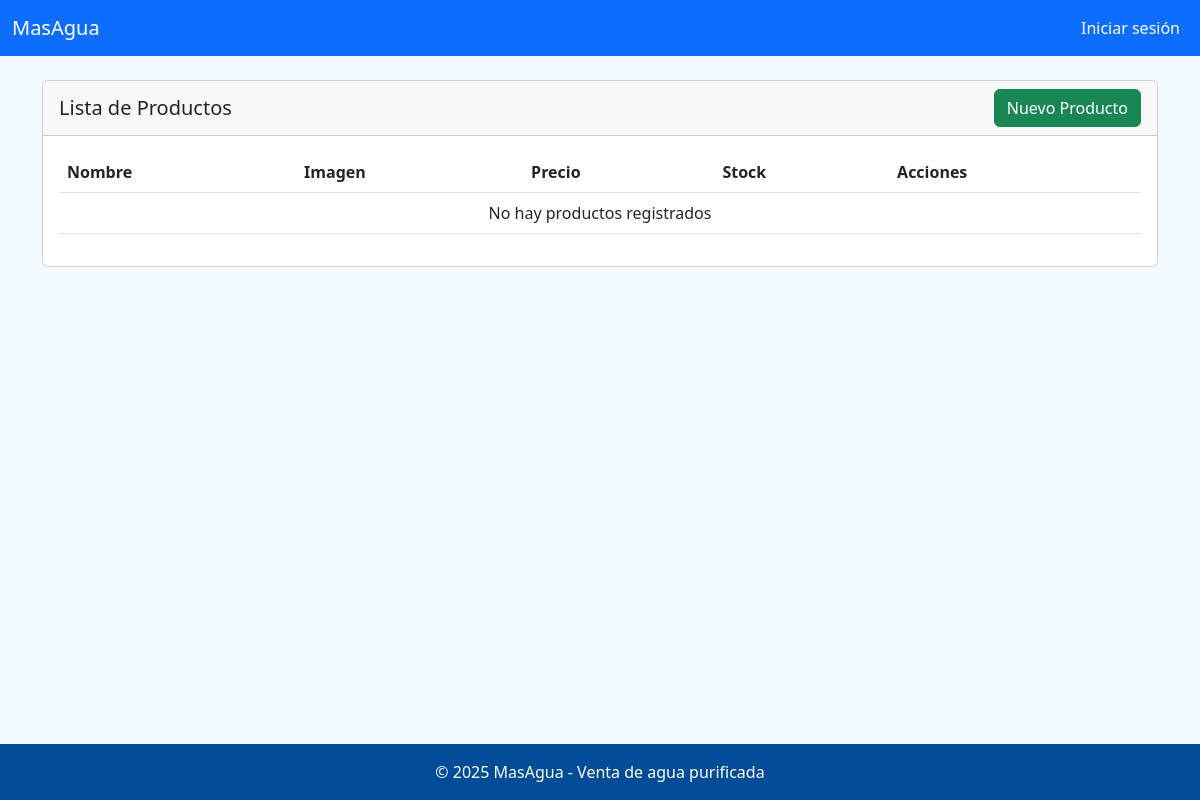
Page /lista on the earlier database version.
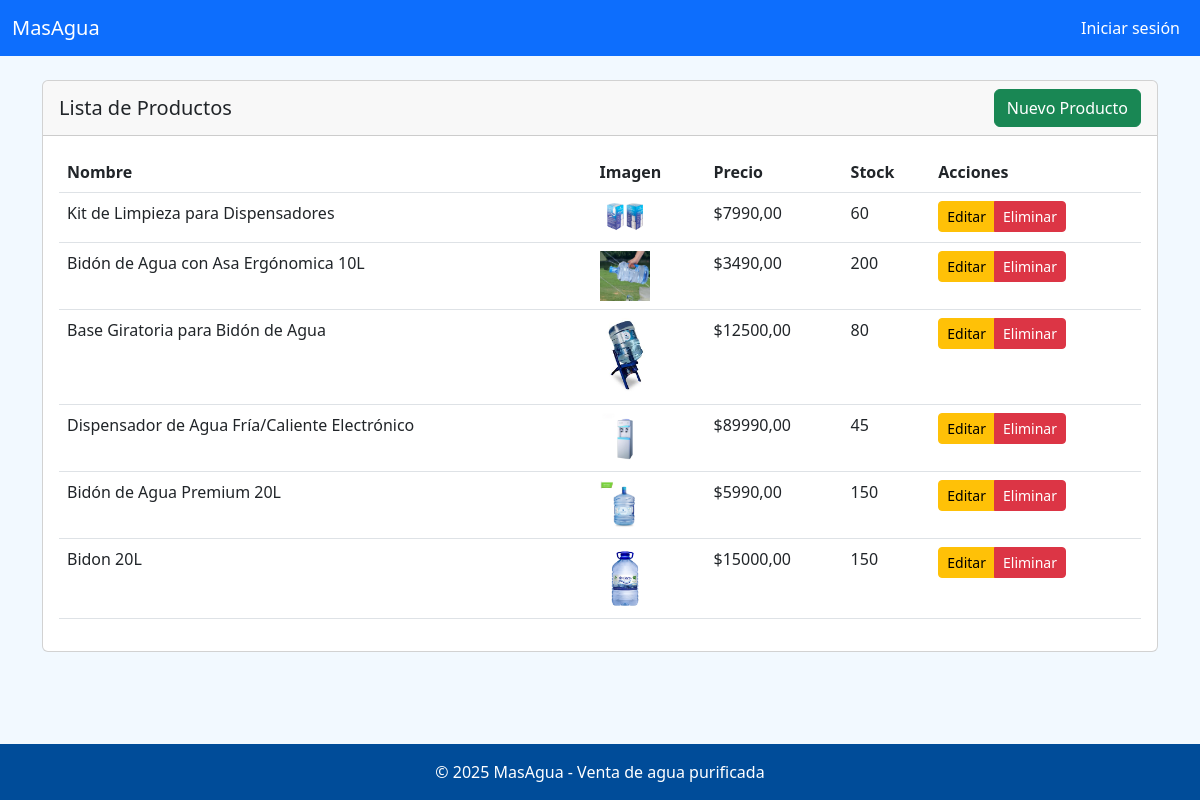
Same page on the later database version.
### core/models.py (models this page shows, shortened)
class Producto(models.Model):
    TIPO_PRODUCTO_CHOICES = [
        ('BIDON', 'Bidón de Agua'),
        ('DISPENSADOR', 'Dispensador'),
        ('ACCESORIO', 'Accesorio'),
    ]
    nombre = models.CharField(max_length=100)
    precio = models.DecimalField(max_digits=10, decimal_places=2)
    descripcion = models.TextField(blank=True, null=True)
    stock = models.PositiveIntegerField(default=0)
    tipo_producto = models.CharField(max_length=20, choices=TIPO_PRODUCTO_CHOICES)
    imagen = models.ImageField(upload_to='productos/', blank=True, null=True)
    fecha_creacion = models.DateTimeField(auto_now_add=True)
    activo = models.BooleanField(default=True)
    class Meta:
        verbose_name = 'Producto'
        verbose_name_plural = 'Productos'
        ordering = ['-fecha_creacion']

### core/views.py (the view)
# urls.py: path('lista', views.lista_productos, name='lista_productos'),
def lista_productos(request):
    productos = Producto.objects.all().order_by('-fecha_creacion')
    return render(request, 'productos/lista.html', {
        'productos': productos,
        'titulo': 'Lista de Productos'
    })

### core/templates/productos/lista.html (shortened to what this page needs)
{% extends 'core/base.html' %}
{% block content %}
<div class="card">
    <div class="card-header d-flex justify-content-between align-items-center">
        <h5 class="mb-0">{{ titulo }}</h5>
        <a href="{% url 'crear_producto' %}" class="btn btn-success">
             Nuevo Producto
        </a>
    </div>
    <div class="card-body">
        <div class="table-responsive">
            <table class="table table-hover">
                <thead>
                    <tr>
                        <th>Nombre</th>
                        <th>Imagen</th>
                        <th>Precio</th>
                        <th>Stock</th>
                        <th>Acciones</th>
                    </tr>
                </thead>
                <tbody>
                    {% for producto in productos %}
                    <tr>
                        <td>{{ producto.nombre }}</td>
                        <td>
                            {% if producto.imagen %}
                            <img src="{{ producto.imagen.url }}" alt="{{ producto.nombre }}"
                                style="max-width: 50px; height: auto;">
                            {% else %}
                            <span class="text-muted">Sin imagen</span>
                            {% endif %}
                        </td>
                        <td>${{ producto.precio }}</td>
                        <td>{{ producto.stock }}</td>
                        <td>
                            <div class="btn-group">
                                <a href="{% url 'editar_producto' producto.id %}" class="btn btn-sm btn-warning">
                                    Editar
                                </a>
                                <a href="{% url 'eliminar_producto' producto.id %}" class="btn btn-sm btn-danger">
                                    Eliminar
                                </a>
                            </div>
                        </td>
                    </tr>
                    {% empty %}
                    <tr>
                        <td colspan="5" class="text-center">No hay productos registrados</td>
                    </tr>
                    {% endfor %}
                </tbody>
            </table>
        </div>
    </div>
</div>
{% endblock %}

Differences in the rows shown:
added Producto: nombre "Kit de Limpieza para Dispensadores", imagen (picture), precio "7990,00", stock "60"
added Producto: nombre "Bidón de Agua con Asa Ergónomica 10L", imagen (picture), precio "3490,00", stock "200"
added Producto: nombre "Base Giratoria para Bidón de Agua", imagen (picture), precio "12500,00", stock "80"
added Producto: nombre "Dispensador de Agua Fría/Caliente Electrónico", imagen (picture), precio "89990,00", stock "45"
added Producto: nombre "Bidón de Agua Premium 20L", imagen (picture), precio "5990,00", stock "150"
added Producto: nombre "Bidon 20L", imagen (picture), precio "15000,00", stock "150"
Other differences:
text no longer shown: "No hay productos registrados"
